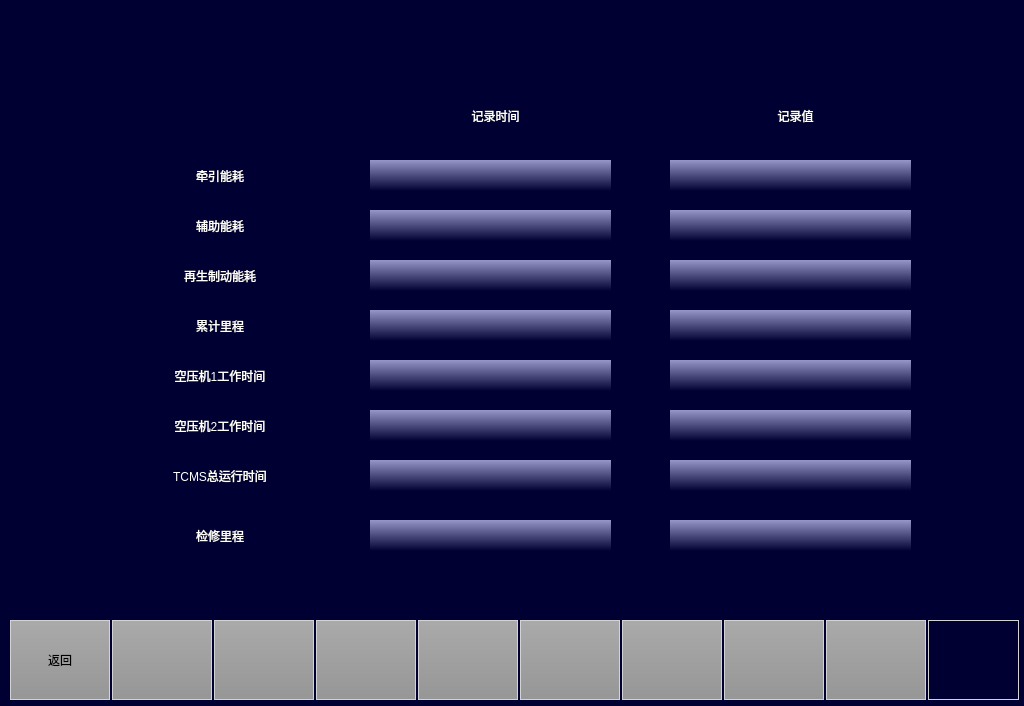
<?xml version="1.0" encoding="UTF-8"?>
<ui version="4.0">
 <class>MaintainceAccumulateDataPage</class>
 <widget class="QWidget" name="MaintainceAccumulateDataPage">
  <property name="geometry">
   <rect>
    <x>0</x>
    <y>0</y>
    <width>1024</width>
    <height>706</height>
   </rect>
  </property>
  <property name="windowTitle">
   <string>Form</string>
  </property>
  <property name="styleSheet">
   <string notr="true">QWidget
{
	background-color:rgb(0,0,50);
}

QPushButton
{
	font: 20px, &quot;微软雅黑&quot;;color: white;background-color:rgb(0,0,50);border:1px solid lightgray;

}</string>
  </property>
  <widget class="QPushButton" name="BTN4">
   <property name="geometry">
    <rect>
     <x>316</x>
     <y>620</y>
     <width>100</width>
     <height>80</height>
    </rect>
   </property>
   <property name="focusPolicy">
    <enum>Qt::NoFocus</enum>
   </property>
   <property name="styleSheet">
    <string notr="true">	font: 20px, &quot;微软雅黑&quot;;
    color: black;
	transparent;background:qlineargradient(spread:pad,x1:0,y1:0,x2:0,y2:1,stop:0 rgba(170,170,170,255),stop:1 rgba(150,150,150,255));
</string>
   </property>
   <property name="text">
    <string/>
   </property>
  </widget>
  <widget class="QPushButton" name="BTNHome">
   <property name="geometry">
    <rect>
     <x>928</x>
     <y>620</y>
     <width>91</width>
     <height>80</height>
    </rect>
   </property>
   <property name="focusPolicy">
    <enum>Qt::NoFocus</enum>
   </property>
   <property name="styleSheet">
    <string notr="true">border-image: url(:/images/image/Home.png);</string>
   </property>
   <property name="text">
    <string/>
   </property>
  </widget>
  <widget class="QPushButton" name="BTN7">
   <property name="geometry">
    <rect>
     <x>622</x>
     <y>620</y>
     <width>100</width>
     <height>80</height>
    </rect>
   </property>
   <property name="focusPolicy">
    <enum>Qt::NoFocus</enum>
   </property>
   <property name="styleSheet">
    <string notr="true">	font: 20px, &quot;微软雅黑&quot;;
    color: black;
	transparent;background:qlineargradient(spread:pad,x1:0,y1:0,x2:0,y2:1,stop:0 rgba(170,170,170,255),stop:1 rgba(150,150,150,255));
</string>
   </property>
   <property name="text">
    <string/>
   </property>
  </widget>
  <widget class="QPushButton" name="BTN9">
   <property name="geometry">
    <rect>
     <x>826</x>
     <y>620</y>
     <width>100</width>
     <height>80</height>
    </rect>
   </property>
   <property name="focusPolicy">
    <enum>Qt::NoFocus</enum>
   </property>
   <property name="styleSheet">
    <string notr="true">	font: 20px, &quot;微软雅黑&quot;;
    color: black;
	transparent;background:qlineargradient(spread:pad,x1:0,y1:0,x2:0,y2:1,stop:0 rgba(170,170,170,255),stop:1 rgba(150,150,150,255));
</string>
   </property>
   <property name="text">
    <string/>
   </property>
  </widget>
  <widget class="QPushButton" name="BTN8">
   <property name="geometry">
    <rect>
     <x>724</x>
     <y>620</y>
     <width>100</width>
     <height>80</height>
    </rect>
   </property>
   <property name="focusPolicy">
    <enum>Qt::NoFocus</enum>
   </property>
   <property name="styleSheet">
    <string notr="true">	font: 20px, &quot;微软雅黑&quot;;
    color: black;
	transparent;background:qlineargradient(spread:pad,x1:0,y1:0,x2:0,y2:1,stop:0 rgba(170,170,170,255),stop:1 rgba(150,150,150,255));
</string>
   </property>
   <property name="text">
    <string/>
   </property>
  </widget>
  <widget class="QPushButton" name="BTN2">
   <property name="geometry">
    <rect>
     <x>112</x>
     <y>620</y>
     <width>100</width>
     <height>80</height>
    </rect>
   </property>
   <property name="focusPolicy">
    <enum>Qt::NoFocus</enum>
   </property>
   <property name="styleSheet">
    <string notr="true">font: 20px, &quot;微软雅黑&quot;;color: black;transparent;background:qlineargradient(spread:pad,x1:0,y1:0,x2:0,y2:1,stop:0 rgba(170,170,170,255),stop:1 rgba(150,150,150,255));</string>
   </property>
   <property name="text">
    <string/>
   </property>
  </widget>
  <widget class="QPushButton" name="BTN6">
   <property name="geometry">
    <rect>
     <x>520</x>
     <y>620</y>
     <width>100</width>
     <height>80</height>
    </rect>
   </property>
   <property name="focusPolicy">
    <enum>Qt::NoFocus</enum>
   </property>
   <property name="styleSheet">
    <string notr="true">	font: 20px, &quot;微软雅黑&quot;;
    color: black;
	transparent;background:qlineargradient(spread:pad,x1:0,y1:0,x2:0,y2:1,stop:0 rgba(170,170,170,255),stop:1 rgba(150,150,150,255));
</string>
   </property>
   <property name="text">
    <string/>
   </property>
  </widget>
  <widget class="QPushButton" name="BTN3">
   <property name="geometry">
    <rect>
     <x>214</x>
     <y>620</y>
     <width>100</width>
     <height>80</height>
    </rect>
   </property>
   <property name="focusPolicy">
    <enum>Qt::NoFocus</enum>
   </property>
   <property name="styleSheet">
    <string notr="true">	font: 20px, &quot;微软雅黑&quot;;
    color: black;
	transparent;background:qlineargradient(spread:pad,x1:0,y1:0,x2:0,y2:1,stop:0 rgba(170,170,170,255),stop:1 rgba(150,150,150,255));
</string>
   </property>
   <property name="text">
    <string/>
   </property>
  </widget>
  <widget class="QPushButton" name="BTN1">
   <property name="geometry">
    <rect>
     <x>10</x>
     <y>620</y>
     <width>100</width>
     <height>80</height>
    </rect>
   </property>
   <property name="focusPolicy">
    <enum>Qt::NoFocus</enum>
   </property>
   <property name="styleSheet">
    <string notr="true">font: 20px, &quot;微软雅黑&quot;;color: black;transparent;background:qlineargradient(spread:pad,x1:0,y1:0,x2:0,y2:1,stop:0 rgba(170,170,170,255),stop:1 rgba(150,150,150,255));</string>
   </property>
   <property name="text">
    <string>返回</string>
   </property>
  </widget>
  <widget class="QPushButton" name="BTN5">
   <property name="geometry">
    <rect>
     <x>418</x>
     <y>620</y>
     <width>100</width>
     <height>80</height>
    </rect>
   </property>
   <property name="focusPolicy">
    <enum>Qt::NoFocus</enum>
   </property>
   <property name="styleSheet">
    <string notr="true">	font: 20px, &quot;微软雅黑&quot;;
    color: black;
	transparent;background:qlineargradient(spread:pad,x1:0,y1:0,x2:0,y2:1,stop:0 rgba(170,170,170,255),stop:1 rgba(150,150,150,255));
</string>
   </property>
   <property name="text">
    <string/>
   </property>
  </widget>
  <widget class="QLabel" name="lbl_4">
   <property name="geometry">
    <rect>
     <x>120</x>
     <y>410</y>
     <width>200</width>
     <height>31</height>
    </rect>
   </property>
   <property name="styleSheet">
    <string notr="true">color: rgb(255, 255, 255);
font:20px &quot;微软雅黑&quot;;</string>
   </property>
   <property name="text">
    <string>空压机2工作时间</string>
   </property>
   <property name="alignment">
    <set>Qt::AlignCenter</set>
   </property>
  </widget>
  <widget class="QLabel" name="lbl_5">
   <property name="geometry">
    <rect>
     <x>120</x>
     <y>210</y>
     <width>200</width>
     <height>31</height>
    </rect>
   </property>
   <property name="styleSheet">
    <string notr="true">color: rgb(255, 255, 255);
font:20px &quot;微软雅黑&quot;;</string>
   </property>
   <property name="text">
    <string>辅助能耗</string>
   </property>
   <property name="alignment">
    <set>Qt::AlignCenter</set>
   </property>
  </widget>
  <widget class="QLabel" name="lbl_8">
   <property name="geometry">
    <rect>
     <x>120</x>
     <y>520</y>
     <width>200</width>
     <height>31</height>
    </rect>
   </property>
   <property name="styleSheet">
    <string notr="true">color: rgb(255, 255, 255);
font:20px &quot;微软雅黑&quot;;</string>
   </property>
   <property name="text">
    <string>检修里程</string>
   </property>
   <property name="alignment">
    <set>Qt::AlignCenter</set>
   </property>
  </widget>
  <widget class="QLabel" name="lbl_6">
   <property name="geometry">
    <rect>
     <x>450</x>
     <y>100</y>
     <width>91</width>
     <height>31</height>
    </rect>
   </property>
   <property name="styleSheet">
    <string notr="true">color: rgb(255, 255, 255);
font:20px &quot;微软雅黑&quot;;</string>
   </property>
   <property name="text">
    <string>记录时间</string>
   </property>
   <property name="alignment">
    <set>Qt::AlignCenter</set>
   </property>
  </widget>
  <widget class="QLabel" name="lbl_1">
   <property name="geometry">
    <rect>
     <x>120</x>
     <y>460</y>
     <width>200</width>
     <height>31</height>
    </rect>
   </property>
   <property name="styleSheet">
    <string notr="true">color: rgb(255, 255, 255);
font:20px &quot;微软雅黑&quot;;</string>
   </property>
   <property name="text">
    <string>TCMS总运行时间</string>
   </property>
   <property name="alignment">
    <set>Qt::AlignCenter</set>
   </property>
  </widget>
  <widget class="QLabel" name="lbl_9">
   <property name="geometry">
    <rect>
     <x>120</x>
     <y>310</y>
     <width>200</width>
     <height>31</height>
    </rect>
   </property>
   <property name="styleSheet">
    <string notr="true">color: rgb(255, 255, 255);
font:20px &quot;微软雅黑&quot;;</string>
   </property>
   <property name="text">
    <string>累计里程</string>
   </property>
   <property name="alignment">
    <set>Qt::AlignCenter</set>
   </property>
  </widget>
  <widget class="QLabel" name="lbl_3">
   <property name="geometry">
    <rect>
     <x>120</x>
     <y>360</y>
     <width>200</width>
     <height>31</height>
    </rect>
   </property>
   <property name="styleSheet">
    <string notr="true">color: rgb(255, 255, 255);
font:20px &quot;微软雅黑&quot;;</string>
   </property>
   <property name="text">
    <string>空压机1工作时间</string>
   </property>
   <property name="alignment">
    <set>Qt::AlignCenter</set>
   </property>
  </widget>
  <widget class="QLabel" name="lbl_2">
   <property name="geometry">
    <rect>
     <x>120</x>
     <y>160</y>
     <width>200</width>
     <height>31</height>
    </rect>
   </property>
   <property name="styleSheet">
    <string notr="true">color: rgb(255, 255, 255);
font:20px &quot;微软雅黑&quot;;</string>
   </property>
   <property name="text">
    <string>牵引能耗</string>
   </property>
   <property name="alignment">
    <set>Qt::AlignCenter</set>
   </property>
  </widget>
  <widget class="QLabel" name="lbl_7">
   <property name="geometry">
    <rect>
     <x>120</x>
     <y>260</y>
     <width>200</width>
     <height>31</height>
    </rect>
   </property>
   <property name="styleSheet">
    <string notr="true">color: rgb(255, 255, 255);
font:20px &quot;微软雅黑&quot;;</string>
   </property>
   <property name="text">
    <string>再生制动能耗</string>
   </property>
   <property name="alignment">
    <set>Qt::AlignCenter</set>
   </property>
  </widget>
  <widget class="QLabel" name="lbl_TCUcomsuption_T">
   <property name="geometry">
    <rect>
     <x>370</x>
     <y>160</y>
     <width>241</width>
     <height>31</height>
    </rect>
   </property>
   <property name="styleSheet">
    <string notr="true">background:qlineargradient(spread:pad,x1:0,y1:0,x2:0,y2:1,stop:0 rgba(150,150,200,255),stop:1 rgba(0,0,50,255));
font: 20px, &quot;微软雅黑&quot;;color: white;</string>
   </property>
   <property name="text">
    <string/>
   </property>
   <property name="alignment">
    <set>Qt::AlignCenter</set>
   </property>
  </widget>
  <widget class="QLabel" name="lbl_ACUcomsuption_T">
   <property name="geometry">
    <rect>
     <x>370</x>
     <y>210</y>
     <width>241</width>
     <height>31</height>
    </rect>
   </property>
   <property name="styleSheet">
    <string notr="true">background:qlineargradient(spread:pad,x1:0,y1:0,x2:0,y2:1,stop:0 rgba(150,150,200,255),stop:1 rgba(0,0,50,255));
font: 20px, &quot;微软雅黑&quot;;color: white;</string>
   </property>
   <property name="text">
    <string/>
   </property>
   <property name="alignment">
    <set>Qt::AlignCenter</set>
   </property>
  </widget>
  <widget class="QLabel" name="lbl_recomsuption_T">
   <property name="geometry">
    <rect>
     <x>370</x>
     <y>260</y>
     <width>241</width>
     <height>31</height>
    </rect>
   </property>
   <property name="styleSheet">
    <string notr="true">background:qlineargradient(spread:pad,x1:0,y1:0,x2:0,y2:1,stop:0 rgba(150,150,200,255),stop:1 rgba(0,0,50,255));
font: 20px, &quot;微软雅黑&quot;;color: white;</string>
   </property>
   <property name="text">
    <string/>
   </property>
   <property name="alignment">
    <set>Qt::AlignCenter</set>
   </property>
  </widget>
  <widget class="QLabel" name="lbl_repaircomsuption_T">
   <property name="geometry">
    <rect>
     <x>370</x>
     <y>520</y>
     <width>241</width>
     <height>31</height>
    </rect>
   </property>
   <property name="styleSheet">
    <string notr="true">background:qlineargradient(spread:pad,x1:0,y1:0,x2:0,y2:1,stop:0 rgba(150,150,200,255),stop:1 rgba(0,0,50,255));
font: 20px, &quot;微软雅黑&quot;;color: white;</string>
   </property>
   <property name="text">
    <string/>
   </property>
   <property name="alignment">
    <set>Qt::AlignCenter</set>
   </property>
  </widget>
  <widget class="QLabel" name="lbl_ACCMile_T">
   <property name="geometry">
    <rect>
     <x>370</x>
     <y>310</y>
     <width>241</width>
     <height>31</height>
    </rect>
   </property>
   <property name="styleSheet">
    <string notr="true">background:qlineargradient(spread:pad,x1:0,y1:0,x2:0,y2:1,stop:0 rgba(150,150,200,255),stop:1 rgba(0,0,50,255));
font: 20px, &quot;微软雅黑&quot;;color: white;</string>
   </property>
   <property name="text">
    <string/>
   </property>
   <property name="alignment">
    <set>Qt::AlignCenter</set>
   </property>
  </widget>
  <widget class="QLabel" name="lbl_ACP1runtime_T">
   <property name="geometry">
    <rect>
     <x>370</x>
     <y>360</y>
     <width>241</width>
     <height>31</height>
    </rect>
   </property>
   <property name="styleSheet">
    <string notr="true">background:qlineargradient(spread:pad,x1:0,y1:0,x2:0,y2:1,stop:0 rgba(150,150,200,255),stop:1 rgba(0,0,50,255));
font: 20px, &quot;微软雅黑&quot;;color: white;</string>
   </property>
   <property name="text">
    <string/>
   </property>
   <property name="alignment">
    <set>Qt::AlignCenter</set>
   </property>
  </widget>
  <widget class="QLabel" name="lbl_ACP2runtime_T">
   <property name="geometry">
    <rect>
     <x>370</x>
     <y>410</y>
     <width>241</width>
     <height>31</height>
    </rect>
   </property>
   <property name="styleSheet">
    <string notr="true">background:qlineargradient(spread:pad,x1:0,y1:0,x2:0,y2:1,stop:0 rgba(150,150,200,255),stop:1 rgba(0,0,50,255));
font: 20px, &quot;微软雅黑&quot;;color: white;</string>
   </property>
   <property name="text">
    <string/>
   </property>
   <property name="alignment">
    <set>Qt::AlignCenter</set>
   </property>
  </widget>
  <widget class="QLabel" name="lbl_TCMSTime_T">
   <property name="geometry">
    <rect>
     <x>370</x>
     <y>460</y>
     <width>241</width>
     <height>31</height>
    </rect>
   </property>
   <property name="styleSheet">
    <string notr="true">background:qlineargradient(spread:pad,x1:0,y1:0,x2:0,y2:1,stop:0 rgba(150,150,200,255),stop:1 rgba(0,0,50,255));
font: 20px, &quot;微软雅黑&quot;;color: white;</string>
   </property>
   <property name="text">
    <string/>
   </property>
   <property name="alignment">
    <set>Qt::AlignCenter</set>
   </property>
  </widget>
  <widget class="QLabel" name="lbl_11">
   <property name="geometry">
    <rect>
     <x>750</x>
     <y>100</y>
     <width>91</width>
     <height>31</height>
    </rect>
   </property>
   <property name="styleSheet">
    <string notr="true">color: rgb(255, 255, 255);
font:20px &quot;微软雅黑&quot;;</string>
   </property>
   <property name="text">
    <string>记录值</string>
   </property>
   <property name="alignment">
    <set>Qt::AlignCenter</set>
   </property>
  </widget>
  <widget class="QLabel" name="lbl_ACCMile">
   <property name="geometry">
    <rect>
     <x>670</x>
     <y>310</y>
     <width>241</width>
     <height>31</height>
    </rect>
   </property>
   <property name="styleSheet">
    <string notr="true">background:qlineargradient(spread:pad,x1:0,y1:0,x2:0,y2:1,stop:0 rgba(150,150,200,255),stop:1 rgba(0,0,50,255));
font: 20px, &quot;微软雅黑&quot;;color: white;</string>
   </property>
   <property name="text">
    <string/>
   </property>
   <property name="alignment">
    <set>Qt::AlignCenter</set>
   </property>
  </widget>
  <widget class="QLabel" name="lbl_ACP2runtime">
   <property name="geometry">
    <rect>
     <x>670</x>
     <y>410</y>
     <width>241</width>
     <height>31</height>
    </rect>
   </property>
   <property name="styleSheet">
    <string notr="true">background:qlineargradient(spread:pad,x1:0,y1:0,x2:0,y2:1,stop:0 rgba(150,150,200,255),stop:1 rgba(0,0,50,255));
font: 20px, &quot;微软雅黑&quot;;color: white;</string>
   </property>
   <property name="text">
    <string/>
   </property>
   <property name="alignment">
    <set>Qt::AlignCenter</set>
   </property>
  </widget>
  <widget class="QLabel" name="lbl_ACUcomsuption">
   <property name="geometry">
    <rect>
     <x>670</x>
     <y>210</y>
     <width>241</width>
     <height>31</height>
    </rect>
   </property>
   <property name="styleSheet">
    <string notr="true">background:qlineargradient(spread:pad,x1:0,y1:0,x2:0,y2:1,stop:0 rgba(150,150,200,255),stop:1 rgba(0,0,50,255));
font: 20px, &quot;微软雅黑&quot;;color: white;</string>
   </property>
   <property name="text">
    <string/>
   </property>
   <property name="alignment">
    <set>Qt::AlignCenter</set>
   </property>
  </widget>
  <widget class="QLabel" name="lbl_recomsuption">
   <property name="geometry">
    <rect>
     <x>670</x>
     <y>260</y>
     <width>241</width>
     <height>31</height>
    </rect>
   </property>
   <property name="styleSheet">
    <string notr="true">background:qlineargradient(spread:pad,x1:0,y1:0,x2:0,y2:1,stop:0 rgba(150,150,200,255),stop:1 rgba(0,0,50,255));
font: 20px, &quot;微软雅黑&quot;;color: white;</string>
   </property>
   <property name="text">
    <string/>
   </property>
   <property name="alignment">
    <set>Qt::AlignCenter</set>
   </property>
  </widget>
  <widget class="QLabel" name="lbl_TCMSTime">
   <property name="geometry">
    <rect>
     <x>670</x>
     <y>460</y>
     <width>241</width>
     <height>31</height>
    </rect>
   </property>
   <property name="styleSheet">
    <string notr="true">background:qlineargradient(spread:pad,x1:0,y1:0,x2:0,y2:1,stop:0 rgba(150,150,200,255),stop:1 rgba(0,0,50,255));
font: 20px, &quot;微软雅黑&quot;;color: white;</string>
   </property>
   <property name="text">
    <string/>
   </property>
   <property name="alignment">
    <set>Qt::AlignCenter</set>
   </property>
  </widget>
  <widget class="QLabel" name="lbl_TCUcomsuption">
   <property name="geometry">
    <rect>
     <x>670</x>
     <y>160</y>
     <width>241</width>
     <height>31</height>
    </rect>
   </property>
   <property name="styleSheet">
    <string notr="true">background:qlineargradient(spread:pad,x1:0,y1:0,x2:0,y2:1,stop:0 rgba(150,150,200,255),stop:1 rgba(0,0,50,255));
font: 20px, &quot;微软雅黑&quot;;color: white;</string>
   </property>
   <property name="text">
    <string/>
   </property>
   <property name="alignment">
    <set>Qt::AlignCenter</set>
   </property>
  </widget>
  <widget class="QLabel" name="lbl_ACP1runtime">
   <property name="geometry">
    <rect>
     <x>670</x>
     <y>360</y>
     <width>241</width>
     <height>31</height>
    </rect>
   </property>
   <property name="styleSheet">
    <string notr="true">background:qlineargradient(spread:pad,x1:0,y1:0,x2:0,y2:1,stop:0 rgba(150,150,200,255),stop:1 rgba(0,0,50,255));
font: 20px, &quot;微软雅黑&quot;;color: white;</string>
   </property>
   <property name="text">
    <string/>
   </property>
   <property name="alignment">
    <set>Qt::AlignCenter</set>
   </property>
  </widget>
  <widget class="QLabel" name="lbl_repaircomsuption">
   <property name="geometry">
    <rect>
     <x>670</x>
     <y>520</y>
     <width>241</width>
     <height>31</height>
    </rect>
   </property>
   <property name="styleSheet">
    <string notr="true">background:qlineargradient(spread:pad,x1:0,y1:0,x2:0,y2:1,stop:0 rgba(150,150,200,255),stop:1 rgba(0,0,50,255));
font: 20px, &quot;微软雅黑&quot;;color: white;</string>
   </property>
   <property name="text">
    <string/>
   </property>
   <property name="alignment">
    <set>Qt::AlignCenter</set>
   </property>
  </widget>
 </widget>
 <resources/>
 <connections/>
</ui>
